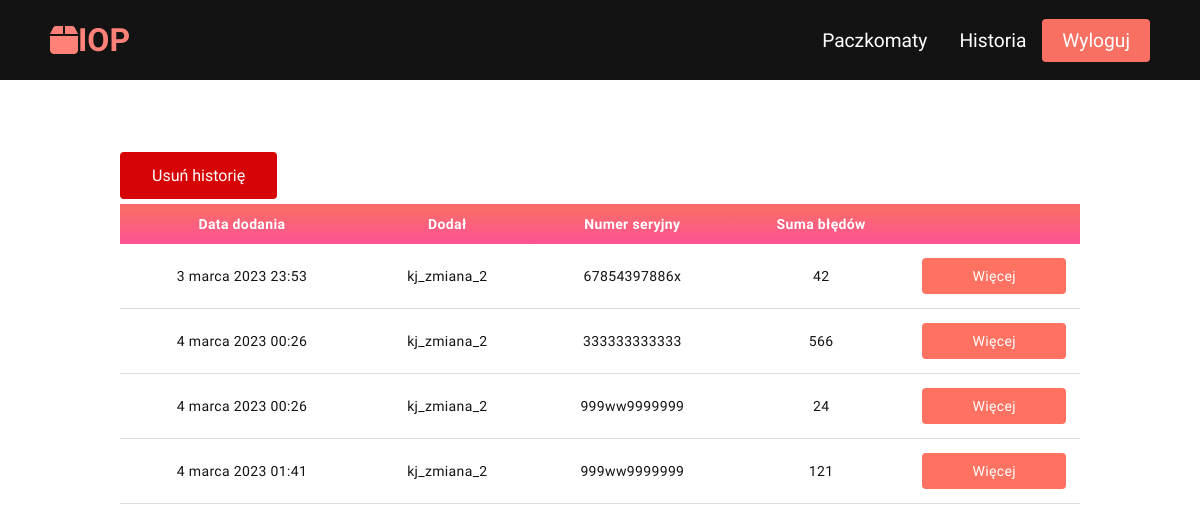
Screenshot of /parcel_machines/history/ (signed in) with the database file from the repository.
### iop_app/models.py (models this page shows, shortened)
class ParcelMachine(models.Model):
    serial_number = models.CharField(max_length=12)
    date_added = models.DateTimeField(auto_now_add=True)
    user = models.ForeignKey(User, on_delete=models.CASCADE)
    description = models.TextField(null=True, blank=True)
    sum_of_errors = models.IntegerField(null=True, blank=True, default=0)
    class Meta:
        verbose_name_plural = 'Paczkomat'

### iop_app/views.py (the view)
# urls.py: path('parcel_machines/history/', views.parcel_machines_all,
@login_required
def parcel_machines_all(request):
    parcel_machines = ParcelMachine.objects.all()
    context = {'parcel_machines': parcel_machines}
    return render(request, 'iop_app/parcel_machines_all.html', context)

### iop_app/templates/iop_app/parcel_machines_all.html (shortened to what this page needs)
{% extends "iop_app/base.html" %}
{% load static %}
{% block content %}
<div class="table-container" xmlns="http://www.w3.org/1999/html">
  <button class="main__btn" id="delete" name="delete"><a href="{% url 'iop_app:delete_history'%}">Usuń historię</a></button>
  <table class="table">
    <thead>
      <tr>
        <th>Data dodania</th>
        <th>Dodał</th>
        <th>Numer seryjny</th>
        <th>Suma błędów</th>
        <th></th>
      </tr>
    </thead>
    {%if parcel_machines%}
      <tbody>
        {% for parcel_machine in parcel_machines %}
          <tr>
            <td data-label="Data dodania:">{{ parcel_machine.date_added }}</td>
            <td data-label="Dodał:">{{ parcel_machine.user }}</td>
            <td data-label="Numer seryjny:">{{ parcel_machine.serial_number }}</td>
            <td data-label="Suma błędów:">{{ parcel_machine.sum_of_errors }}</td>
            <td><a href="{% url 'iop_app:parcel_machine_details' parcel_machine.id %}" class="btn">Więcej</a></td>
          </tr>
        {%endfor%}
      </tbody>
    </table>
    {%else%}
          <div style="display: flex; position: relative;">
            <h1 style="position: absolute; top: 25vh; left:35%; max-width: 1300px; margin:-25px 0 0 -25px; align-items:center;">Brak paczkomatów w historii</h1></div>
    {%endif%}
</div>
{% endblock content %}

### iop_app/templates/iop_app/base.html (shortened to what this page needs)
{% load static %}
{% load crispy_forms_tags %}
<!DOCTYPE html>
<html lang="pl">
<head>
    <link rel="stylesheet" href="{% static '/iop_app/style.css' %}">
</head>
<body>
    <nav class="navbar">
        <div class="navbar__container">
            <a href="{% url 'iop_app:index' %}" id="navbar__logo"><i class="fa-solid fa-box"></i><strong>IOP</strong></a>
            <ul class="navbar__menu">
                <li class="navbar__item">
                    <a href="{% url 'iop_app:parcel_machines' %}" class="navbar__links">Paczkomaty</a>
                </li>
                <li class="navbar__item">
                    <a href="{% url 'iop_app:parcel_machines_all' %}" class="navbar__links">Historia</a>
                </li>
                {% if user.is_authenticated %}
                    <li class="navbar__btn">
                        <a href="{% url 'users:logout' %}" class="button">Wyloguj</a>
                    </li>
                {% else %}
                    <li class="navbar__btn">
                        <a href="{% url 'users:login' %}" class="button">Zaloguj</a>
                    </li>
                {% endif %}
            </ul>
        </div>
    </nav>
<div class="main">
    {% block content %}
    {% endblock content %}
</div>
</body>
</html>

### iop_app/static/iop_app/style.css (style rules this page uses)
* { box-sizing: border-box; margin: 0; padding: 0; font-family: 'Kumbh Sans', sans-serif; }
.navbar { background: #131313; height: 80px; display: flex; justify-content: center; align-items: center; font-size: 1.2rem; position: sticky; top: 0; z-index: 999; }
.navbar__container { display: flex; justify-content: space-between; height: 80px; z-index: 1; width: 100%; max-width: 1300px; margin: 0 auto; padding: 0 50px; }
#navbar__logo { background-color: #ff8177; background-image: linear-gradient(to top, #ff0844 0%, ffb199 100%); background-size: 100; -webkit-background-clip: text; -moz-background-color: text; -webkit-text-fill-color: transparent; -moz-text-fill-color: transparent; display: flex; align-items: center; cursor: pointer; text-decoration: none; font-size: 2rem; }
.navbar__menu { display: flex; align-items: center; list-style: none; text-align: center; }
.navbar__item { height: 80px; }
.navbar__links { color: #fff; display: flex; align-items: center; justify-content: center; text-decoration: none; padding: 0 1rem; height: 100%; }
.button { display: flex; justify-content: center; align-items; center; text-decoration: none; padding: 10px 20px; height: 100%; width: 100%; border: none; outline: none; border-radius: 4px; background: #f77062; color: #fff; }
.main { background-color: white; }
.main__btn { font-size: 1rem; background-image: linear-gradient(to top, #f77062 0%, #fe5196 100%); padding: 14px 32px; border: none; border-radius: 4px; color: #fff; margin-top: 2rem; cursor: pointer; position: relative; transition: all 0.35s; outline: none; }
.main__btn a { position: relative; z-index: 2; color: white; text-decoration: none; }
.main__btn:after { position: absolute; content: ''; top: 0; left: 0; width: 0; height: 100%; background: #4837ff; transition: all 0.35s; border-radius: 4px; }
.table-container { padding: 0 10%; margin: 40px auto 0; }
.table { width: 100%; border-collapse: collapse; }
.table thead { border-top: 5px solid #fff; outline: none; border-radius: 4px; }
.table thead tr th { background-color: #ff8177; background-image: linear-gradient(to top, #fe5196 0%, #f77062 100%); font-size: 14px; font-weight: medium; letter-spacing: 0.35px; color: #fff; opacity: 1; padding: 12px; vertical-align: top; }
.table tbody tr td { font-size: 14px; letter-spacing: 0.35px; font-weight: normal; color: #131313; background-color: #fff; padding: 14px; text-align: center; border-bottom: 1px solid #dddddd; }
.table tbody tr td .btn { display: flex; justify-content: center; align-items; center; text-decoration: none; padding: 10px 20px; height: 100%; width: 100%; border: none; outline: none; border-radius: 4px; background: #ff7262; color: #fff; }
.table th { cursor: pointer; }
.main__btn#delete { background-image: linear-gradient(to top, #D60404 100%, #F02A2A 0%); color: #fff; }
.main__btn#delete:after { background: #840000; color: #fff; opacity: 0.2; text-decoration: none; }
:root { --htmlFontSize: 100%; --bodyColor: var(--baseColor); --bodyFontFamilyFallback: sans-serif; --bodyFontSize: 0.875rem; --bodyFontWeight: 400; --bodyLineHeight: 1.5; }
a { color: var(--anchorColor); outline: 0; text-decoration: none; }
:root { --formGap: 0.875rem; }
:root { --loginBorderRadus: 0.25rem; --loginColor: #fff; --loginInputBackgroundColor: #fff; --loginInputHoverBackgroundColor: #f7e1df; --loginLabelBackgroundColor: #131313; --loginSubmitBackgroundColor: #f77062; --loginSubmitColor: #fff; --loginSubmitHoverBackgroundColor: #4837ff; --createBorderRadus: 0.25rem; --createColor: #fff; --createInputBackgroundColor: #fff; --createInputHoverBackgroundColor: #f7e1df; --createLabelBackgroundColor: #131313; --create_workerBorderRadus: 0.25rem; --create_workerColor: #fff; --create_workerInputBackgroundColor: #fff; --create_workerInputHoverBackgroundColor: #f7e1df; --create_workerLabelBackgroundColor: #131313; }

### rows the page displays
ParcelMachine: date_added "3 marca 2023 23:53", user "kj_zmiana_2", serial_number "67854397886x", sum_of_errors "42"
ParcelMachine: date_added "4 marca 2023 00:26", user "kj_zmiana_2", serial_number "333333333333", sum_of_errors "566"
ParcelMachine: date_added "4 marca 2023 00:26", user "kj_zmiana_2", serial_number "999ww9999999", sum_of_errors "24"
ParcelMachine: date_added "4 marca 2023 01:41", user "kj_zmiana_2", serial_number "999ww9999999", sum_of_errors "121"
